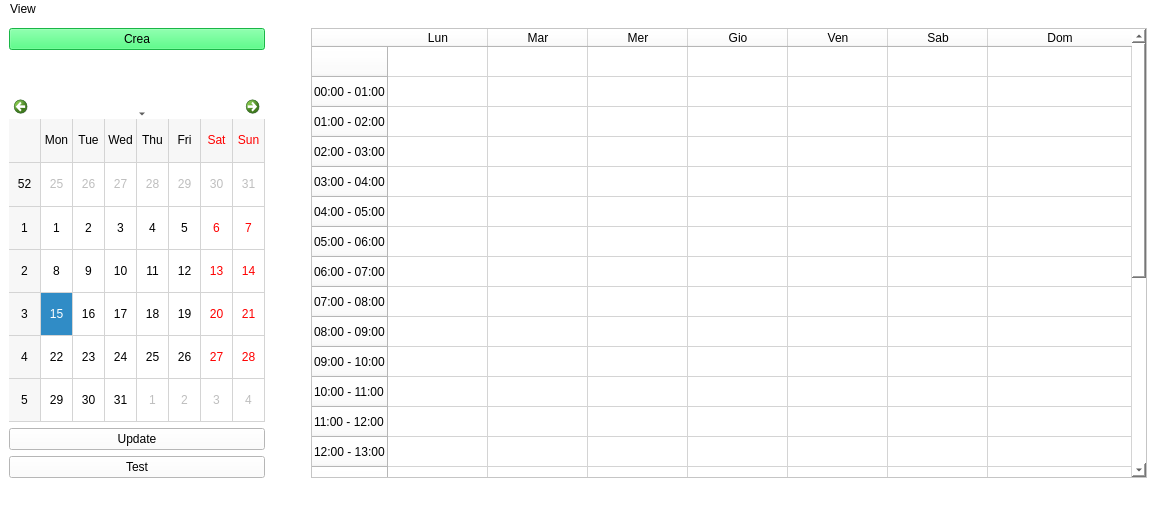
<?xml version="1.0" encoding="UTF-8"?>
<ui version="4.0">
 <class>MainWindow</class>
 <widget class="QMainWindow" name="MainWindow">
  <property name="geometry">
   <rect>
    <x>0</x>
    <y>0</y>
    <width>1156</width>
    <height>509</height>
   </rect>
  </property>
  <property name="sizePolicy">
   <sizepolicy hsizetype="Preferred" vsizetype="Preferred">
    <horstretch>0</horstretch>
    <verstretch>0</verstretch>
   </sizepolicy>
  </property>
  <property name="windowTitle">
   <string>Calendar</string>
  </property>
  <property name="styleSheet">
   <string notr="true">background-color: rgb(255, 255, 255);</string>
  </property>
  <widget class="QWidget" name="centralwidget">
   <property name="sizePolicy">
    <sizepolicy hsizetype="Expanding" vsizetype="Preferred">
     <horstretch>0</horstretch>
     <verstretch>0</verstretch>
    </sizepolicy>
   </property>
   <layout class="QHBoxLayout" name="horizontalLayout">
    <property name="sizeConstraint">
     <enum>QLayout::SetDefaultConstraint</enum>
    </property>
    <item>
     <layout class="QVBoxLayout" name="verticalLayout">
      <property name="rightMargin">
       <number>0</number>
      </property>
      <item>
       <widget class="QPushButton" name="createEvent">
        <property name="minimumSize">
         <size>
          <width>248</width>
          <height>0</height>
         </size>
        </property>
        <property name="styleSheet">
         <string notr="true">border-color: rgb(122, 122, 122);
font: 8pt &quot;Bahnschrift SemiLight&quot;;
background-color: rgb(37, 255, 99);</string>
        </property>
        <property name="text">
         <string>Crea</string>
        </property>
       </widget>
      </item>
      <item>
       <spacer name="verticalSpacer">
        <property name="orientation">
         <enum>Qt::Vertical</enum>
        </property>
        <property name="sizeType">
         <enum>QSizePolicy::Preferred</enum>
        </property>
        <property name="sizeHint" stdset="0">
         <size>
          <width>20</width>
          <height>40</height>
         </size>
        </property>
       </spacer>
      </item>
      <item>
       <widget class="QCalendarWidget" name="calendarWidget">
        <property name="sizePolicy">
         <sizepolicy hsizetype="Preferred" vsizetype="Preferred">
          <horstretch>1</horstretch>
          <verstretch>1</verstretch>
         </sizepolicy>
        </property>
        <property name="gridVisible">
         <bool>true</bool>
        </property>
       </widget>
      </item>
      <item>
       <widget class="QPushButton" name="updateButton">
        <property name="text">
         <string>Update</string>
        </property>
       </widget>
      </item>
      <item>
       <widget class="QPushButton" name="testButton">
        <property name="text">
         <string>Test</string>
        </property>
       </widget>
      </item>
     </layout>
    </item>
    <item>
     <spacer name="horizontalSpacer">
      <property name="orientation">
       <enum>Qt::Horizontal</enum>
      </property>
      <property name="sizeType">
       <enum>QSizePolicy::Minimum</enum>
      </property>
      <property name="sizeHint" stdset="0">
       <size>
        <width>40</width>
        <height>20</height>
       </size>
      </property>
     </spacer>
    </item>
    <item>
     <widget class="QTableWidget" name="calendarTable">
      <property name="enabled">
       <bool>true</bool>
      </property>
      <property name="sizePolicy">
       <sizepolicy hsizetype="Preferred" vsizetype="Preferred">
        <horstretch>1</horstretch>
        <verstretch>0</verstretch>
       </sizepolicy>
      </property>
      <property name="styleSheet">
       <string notr="true">border-color: rgb(159, 159, 159);
</string>
      </property>
      <property name="sizeAdjustPolicy">
       <enum>QAbstractScrollArea::AdjustIgnored</enum>
      </property>
      <property name="editTriggers">
       <set>QAbstractItemView::NoEditTriggers</set>
      </property>
      <property name="alternatingRowColors">
       <bool>false</bool>
      </property>
      <property name="selectionMode">
       <enum>QAbstractItemView::NoSelection</enum>
      </property>
      <property name="wordWrap">
       <bool>true</bool>
      </property>
      <property name="rowCount">
       <number>25</number>
      </property>
      <attribute name="horizontalHeaderCascadingSectionResizes">
       <bool>false</bool>
      </attribute>
      <attribute name="horizontalHeaderMinimumSectionSize">
       <number>100</number>
      </attribute>
      <attribute name="horizontalHeaderStretchLastSection">
       <bool>true</bool>
      </attribute>
      <attribute name="verticalHeaderVisible">
       <bool>true</bool>
      </attribute>
      <attribute name="verticalHeaderMinimumSectionSize">
       <number>30</number>
      </attribute>
      <row>
       <property name="text">
        <string/>
       </property>
      </row>
      <row>
       <property name="text">
        <string>00:00 - 01:00</string>
       </property>
      </row>
      <row>
       <property name="text">
        <string>01:00 - 02:00</string>
       </property>
      </row>
      <row>
       <property name="text">
        <string>02:00 - 03:00</string>
       </property>
      </row>
      <row>
       <property name="text">
        <string>03:00 - 04:00</string>
       </property>
      </row>
      <row>
       <property name="text">
        <string>04:00 - 05:00</string>
       </property>
      </row>
      <row>
       <property name="text">
        <string>05:00 - 06:00</string>
       </property>
      </row>
      <row>
       <property name="text">
        <string>06:00 - 07:00</string>
       </property>
      </row>
      <row>
       <property name="text">
        <string>07:00 - 08:00</string>
       </property>
      </row>
      <row>
       <property name="text">
        <string>08:00 - 09:00</string>
       </property>
      </row>
      <row>
       <property name="text">
        <string>09:00 - 10:00</string>
       </property>
      </row>
      <row>
       <property name="text">
        <string>10:00 - 11:00</string>
       </property>
      </row>
      <row>
       <property name="text">
        <string>11:00 - 12:00</string>
       </property>
      </row>
      <row>
       <property name="text">
        <string>12:00 - 13:00</string>
       </property>
      </row>
      <row>
       <property name="text">
        <string>13:00 - 14:00</string>
       </property>
      </row>
      <row>
       <property name="text">
        <string>14:00 - 15:00</string>
       </property>
      </row>
      <row>
       <property name="text">
        <string>15:00 - 16:00</string>
       </property>
      </row>
      <row>
       <property name="text">
        <string>16:00 - 17:00</string>
       </property>
      </row>
      <row>
       <property name="text">
        <string>17:00 - 18:00</string>
       </property>
      </row>
      <row>
       <property name="text">
        <string>18:00 - 19:00</string>
       </property>
      </row>
      <row>
       <property name="text">
        <string>19:00 - 20:00</string>
       </property>
      </row>
      <row>
       <property name="text">
        <string>20:00 - 21:00</string>
       </property>
      </row>
      <row>
       <property name="text">
        <string>21:00 - 22:00</string>
       </property>
      </row>
      <row>
       <property name="text">
        <string>22:00 - 23:00</string>
       </property>
      </row>
      <row>
       <property name="text">
        <string>23:00 - 00:00</string>
       </property>
      </row>
      <column>
       <property name="text">
        <string>Lun</string>
       </property>
      </column>
      <column>
       <property name="text">
        <string>Mar</string>
       </property>
      </column>
      <column>
       <property name="text">
        <string>Mer</string>
       </property>
      </column>
      <column>
       <property name="text">
        <string>Gio</string>
       </property>
      </column>
      <column>
       <property name="text">
        <string>Ven</string>
       </property>
      </column>
      <column>
       <property name="text">
        <string>Sab</string>
       </property>
      </column>
      <column>
       <property name="text">
        <string>Dom</string>
       </property>
      </column>
     </widget>
    </item>
   </layout>
  </widget>
  <widget class="QMenuBar" name="menubar">
   <property name="geometry">
    <rect>
     <x>0</x>
     <y>0</y>
     <width>1156</width>
     <height>21</height>
    </rect>
   </property>
   <property name="sizePolicy">
    <sizepolicy hsizetype="MinimumExpanding" vsizetype="Preferred">
     <horstretch>0</horstretch>
     <verstretch>0</verstretch>
    </sizepolicy>
   </property>
   <widget class="QMenu" name="menuView">
    <property name="title">
     <string>View</string>
    </property>
    <widget class="QMenu" name="menuVedi_tabella">
     <property name="title">
      <string>Vedi tabella</string>
     </property>
     <addaction name="actionGiorno"/>
     <addaction name="actionSettimanale"/>
    </widget>
    <addaction name="menuVedi_tabella"/>
   </widget>
   <addaction name="menuView"/>
  </widget>
  <widget class="QStatusBar" name="statusbar"/>
  <action name="actionLogin">
   <property name="text">
    <string>Login</string>
   </property>
  </action>
  <action name="actionGiorno">
   <property name="text">
    <string>Giornaliera</string>
   </property>
  </action>
  <action name="actionSettimanale">
   <property name="text">
    <string>Settimanale</string>
   </property>
  </action>
 </widget>
 <resources/>
 <connections/>
</ui>
